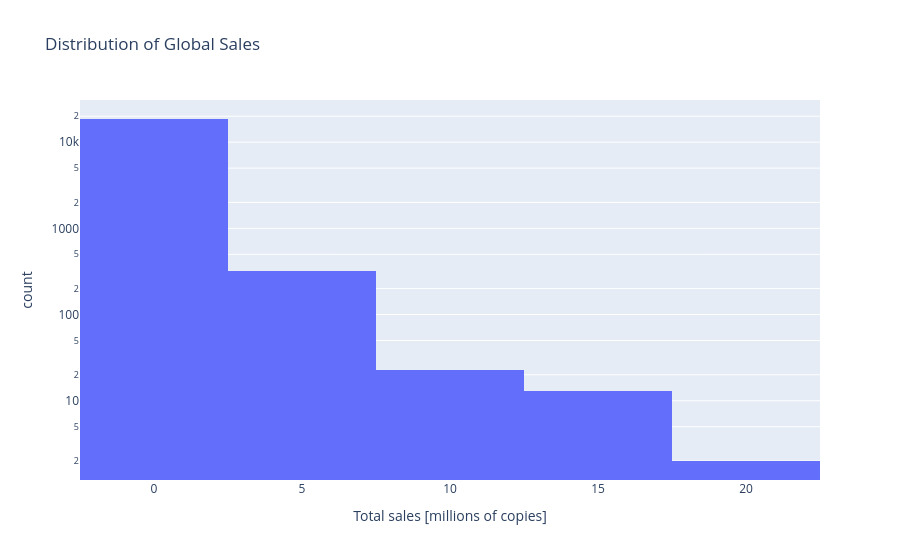

The code cell stored with this chart in its notebook:
### Code cell
# Istogramma vendite globali
fig = px.histogram(
    df,
    x="total_sales",
    log_y=True,
    nbins=10,
    title="Distribution of Global Sales",
    labels={
        "total_sales": "Total sales [millions of copies]",
        "count": "Number of games"
    }
)

fig.show()

### Figure 1 — Plotly figure (JSON) as saved in the notebook; plotly's stock layout.template omitted (floating-point values rounded to 4 significant figures; data arrays with more than 128 entries replaced by an {"elided": "..."} marker saying what was removed)
{"data": [{"bingroup": "x", "hovertemplate": "Total sales [millions of copies]=%{x}<br>count=%{y}<extra></extra>", "legendgroup": "", "marker": {"color": "#636efa", "pattern": {"shape": ""}}, "name": "", "nbinsx": 10, "orientation": "v", "showlegend": false, "type": "histogram", "x": {"elided": "64016 float values"}, "xaxis": "x", "yaxis": "y"}], "layout": {"barmode": "relative", "legend": {"tracegroupgap": 0}, "title": {"text": "Distribution of Global Sales"}, "xaxis": {"anchor": "y", "domain": [0, 1], "title": {"text": "Total sales [millions of copies]"}}, "yaxis": {"anchor": "x", "domain": [0, 1], "title": {"text": "count"}, "type": "log"}}}
